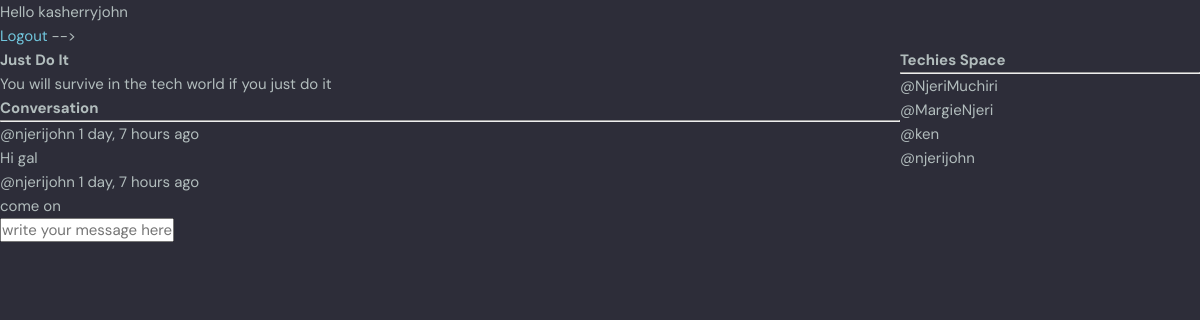
Screenshot of /chamber/8/ (signed in) with the database file from the repository.
### journeyingblogs/models.py (models this page shows, shortened)
class Chamber(models.Model):
    host = models.ForeignKey(User, on_delete=models.SET_NULL, null=True)
    topic = models.ForeignKey(Topic, on_delete=models.SET_NULL, null=True)
    name = models.CharField(max_length=200)
    description = models.TextField(null=True, blank=True)
    techiesspace = models.ManyToManyField(User, related_name='techiesspace', blank=True)
    updated = models.DateTimeField(auto_now=True)
    created = models.DateTimeField(auto_now_add=True)
    class Meta:
       ordering = ['-updated', '-created']

class Message(models.Model):
    user =  models.ForeignKey(User, on_delete=models.CASCADE)
    chamber = models.ForeignKey(Chamber, on_delete=models.CASCADE)
    body = models.TextField()
    updated = models.DateTimeField(auto_now=True)
    created = models.DateTimeField(auto_now_add=True)
    class Meta:
       ordering = ['-updated', '-created']

### journeyingblogs/views.py (the view, shortened to what this page needs)
# urls.py: path('chamber/<str:pk>/', views.chamber, name='chamber'),
def chamber(request, pk):
    chamber = Chamber.objects.get(id=pk)
    chamber_messages = chamber.message_set.all()
    techiesspace = chamber.techiesspace.all()
    context = {'chamber': chamber, 'chamber_messages': chamber_messages,'techiesspace':techiesspace}
    return render(request, 'journeyingblogs/chamber.html', context)

### journeyingblogs/templates/journeyingblogs/chamber.html (shortened to what this page needs)
{% extends 'main.html' %}
{% block content%}
<!DOCTYPE html>
<html lang="en">
<head>
</head>
<body>
    <div class="chamber-container">
        <div>
    <h1>{{chamber.name}}</h1>
    <p>{{chamber.description}}</p>
    <div class="comment-wrapper">
        <h3>Conversation</h3>
        <hr>
        {% for message in chamber_messages %}
        <div>
            <small>@{{message.user}}  {{message.created|timesince}} ago</small>
            <p>{{message.body}}</p>
        </div>
        {% endfor %}
    </div>
    {% if request.user.is_authenticated %}
    <div class="comment-form">
        <form action="" method="POST">
            <input type="text" name="body" placeholder="write your message here" />
        </form>
    </div>
    {% endif %}
</div>
<div>
    <h3>Techies Space</h3>
    <hr>
    {% for techie in techiesspace %}
    <div>
       <p>@{{techie.username}}</p>
    </div>
    {% endfor %}
</div>
    </div>
</body>
</html>
{% endblock %}

### templates/navbar.html (shortened to what this page needs)
{% load static %}
    {% if request.user.is_authenticated %}
    <p>Hello {{request.user}}</p>
    <a href="{% url 'logoutuser'%}">Logout</a>
    {% else %}
    <a href="{% url 'loginpage'%}">Login</a>
    {% endif %}
</body>
</html>

### static/styles/style.css (style rules this page uses)
:root { --color-main: #71c6dd; --color-main-light: #e1f6fb; --color-dark: #3f4156; --color-dark-medium: #51546e; --color-dark-light: #696d97; --color-light: #e5e5e5; --color-gray: #8b8b8b; --color-light-gray: #b2bdbd; --color-bg: #2d2d39; --color-success: #5dd693; --color-error: #fc4b0b; }
* { font-family: "DM Sans", -apple-system, BlinkMacSystemFont, "Segoe UI", Roboto, Oxygen, Ubuntu, Cantarell, "Open Sans", "Helvetica Neue", sans-serif; margin: 0; padding: 0; box-sizing: border-box; text-rendering: optimizeLegibility; font-size: inherit; }
html { font-size: 56.25%; }
@media only screen and (min-width: 1200px) { html { font-size: 62.5%; } }
body { line-height: 1.6; font-weight: 400; font-size: 1.5rem; color: var(--color-light-gray); background-color: var(--color-bg); min-height: 100vh; }
a { display: inline-block; color: var(--color-main); text-decoration: none; }

### journeyingblogs/templates/journeyingblogs/chamber.html (style rules this page uses)
.chamber-container { display: grid; grid-template-columns: 3fr 1fr; }

### rows the page displays
Chamber: name "Just Do It", description "You will survive in the tech world if you just do it"
Message: user "njerijohn", created "1 day, 7 hours", body "Hi gal"
Message: user "njerijohn", created "1 day, 7 hours", body "come on"

### other values shown
{{ request.user }} "kasherryjohn"
{{ techie.username }} "NjeriMuchiri"
{{ techie.username }} "MargieNjeri"
{{ techie.username }} "ken"
{{ techie.username }} "njerijohn"
